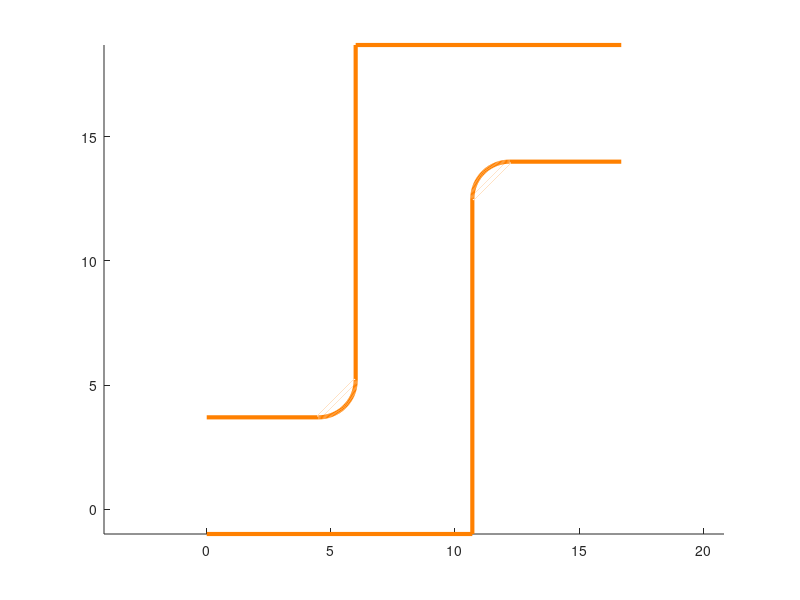

Write the MATLAB code that produced this figure.
function test_drawMap()

% 상단 경계
upper_line_x = [0, 6-1.5, 6, 6, 16.7];
upper_line_y = [4.7, 4.7, 4.7+1.5, 19.7, 19.7] - 1*ones(1,5);
% 하단 경계
lower_line_x = [0, 10.7, 10.7, 10.7+1.5, 16.7];
lower_line_y = [0, 0, 15-1.5, 15, 15]- 1*ones(1,5);
% 모퉁이 그릴 곳에 라인이 그려지니까 지우기 위해
erase1_x = [6-1.5, 6];
erase1_y = [4.7, 4.7+1.5] - 1*ones(1,2);
erase2_x = [10.7, 10.7+1.5];
erase2_y = [15-1.5, 15] - 1*ones(1,2);

hold on;
plot(upper_line_x, upper_line_y, '-', 'Color', [1 0.5 0], 'LineWidth', 3);
plot(lower_line_x, lower_line_y, '-', 'Color', [1 0.5 0], 'LineWidth', 3);
plot(erase1_x, erase1_y, '-', 'Color', [1 1 1], 'LineWidth', 3);
plot(erase2_x, erase2_y, '-', 'Color', [1 1 1], 'LineWidth', 3);

% 중심 좌표와 반지름
r = 1.5;
c1_x = 6 - r;
c1_y = 4.7 + r;
c2_x = 10.7 + r;
c2_y = 15 - r;

% 시작각과 종료각 (모퉁이 그릴 때, (원 둘레 * (1/4))만 그리기 위해)
theta_start_1 = pi + pi/2;
theta_end_1 = 2*pi;
theta_start_2 = pi/2;
theta_end_2 = pi;

% 원의 좌표 계산
theta_1 = linspace(theta_start_1, theta_end_1, 50); 
x1 = r * cos(theta_1) + c1_x; % 첫 번째 원의 x좌표
y1 = r * sin(theta_1) + c1_y - 1; % 첫 번째 원의 y좌표
theta_2 = linspace(theta_start_2, theta_end_2, 50); 
x2 = r * cos(theta_2) + c2_x; % 두 번째 원의 x좌표
y2 = r * sin(theta_2) + c2_y - 1; % 두 번째 원의 y좌표

% 그래프 그리기
hold on;
plot(x1, y1, 'Color', [1 0.5 0], 'LineWidth', 3); % 첫 번째 원 그리기
plot(x2, y2, 'Color', [1 0.5 0], 'LineWidth', 3); % 두 번째 원 그리기
axis equal; % x, y축 비율 동일하게 설정
